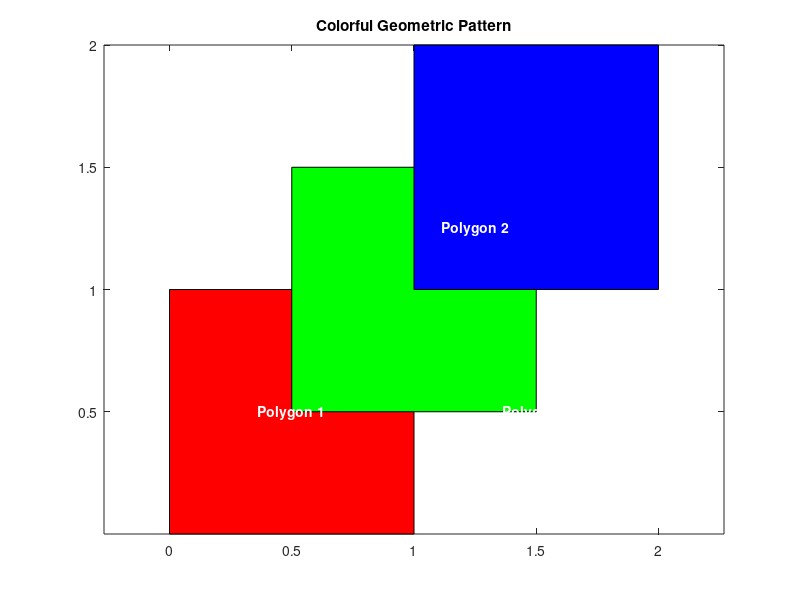

Here is the MATLAB script that generated this plot:
%=============================================================================
% Copyright (c) 2016-present Allan CORNET (Nelson)
%=============================================================================
% This file is part of Nelson.
%=============================================================================
% LICENCE_BLOCK_BEGIN
% SPDX-License-Identifier: LGPL-3.0-or-later
% LICENCE_BLOCK_END
%=============================================================================
% <--ADV-CLI MODE-->
%=============================================================================
% Define the vertices of a colorful geometric pattern
x1 = [0, 1, 1, 0];
y1 = [0, 0, 1, 1];
x2 = [0.5, 1.5, 1.5, 0.5];
y2 = [0.5, 0.5, 1.5, 1.5];
x3 = [1, 2, 2, 1];
y3 = [1, 1, 2, 2];

% Define colors for the polygons
colors = ['r', 'g', 'b'];

% Create a figure with a white background
figure('Color', 'w');

% Fill the polygons with different colors
fill(x1, y1, colors(1));
hold on;
fill(x2, y2, colors(2));
fill(x3, y3, colors(3));

% Add labels to distinguish the regions
text(0.5, 0.5, 'Polygon 1', 'Color', 'w', 'HorizontalAlignment', 'center', 'FontWeight', 'bold');
text(1.25, 1.25, 'Polygon 2', 'Color', 'w', 'HorizontalAlignment', 'center', 'FontWeight', 'bold');
text(1.5, 0.5, 'Polygon 3', 'Color', 'w', 'HorizontalAlignment', 'center', 'FontWeight', 'bold');

axis equal;
title('Colorful Geometric Pattern');
%=============================================================================
